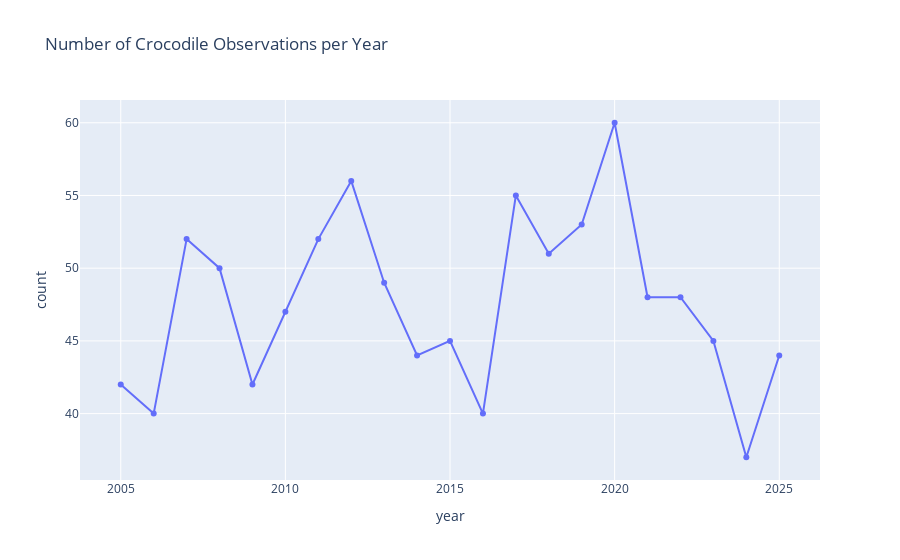

The notebook cell saved with this chart:
### Code cell
# Line chart of number of crocodile observations per year
fig = px.line(
    obs_per_year,
    x="year", y="count",
    title="Number of Crocodile Observations per Year",
    markers=True
)
fig.show()

### Figure 1 — Plotly figure (JSON) as saved in the notebook; plotly's stock layout.template omitted (floating-point values rounded to 4 significant figures)
{"data": [{"hovertemplate": "year=%{x}<br>count=%{y}<extra></extra>", "legendgroup": "", "line": {"color": "#636efa", "dash": "solid"}, "marker": {"symbol": "circle"}, "mode": "lines+markers", "name": "", "orientation": "v", "showlegend": false, "type": "scatter", "x": [2005, 2006, 2007, 2008, 2009, 2010, 2011, 2012, 2013, 2014, 2015, 2016, 2017, 2018, 2019, 2020, 2021, 2022, 2023, 2024, 2025], "xaxis": "x", "y": [42, 40, 52, 50, 42, 47, 52, 56, 49, 44, 45, 40, 55, 51, 53, 60, 48, 48, 45, 37, 44], "yaxis": "y"}], "layout": {"legend": {"tracegroupgap": 0}, "title": {"text": "Number of Crocodile Observations per Year"}, "xaxis": {"anchor": "y", "domain": [0, 1], "title": {"text": "year"}}, "yaxis": {"anchor": "x", "domain": [0, 1], "title": {"text": "count"}}}}
